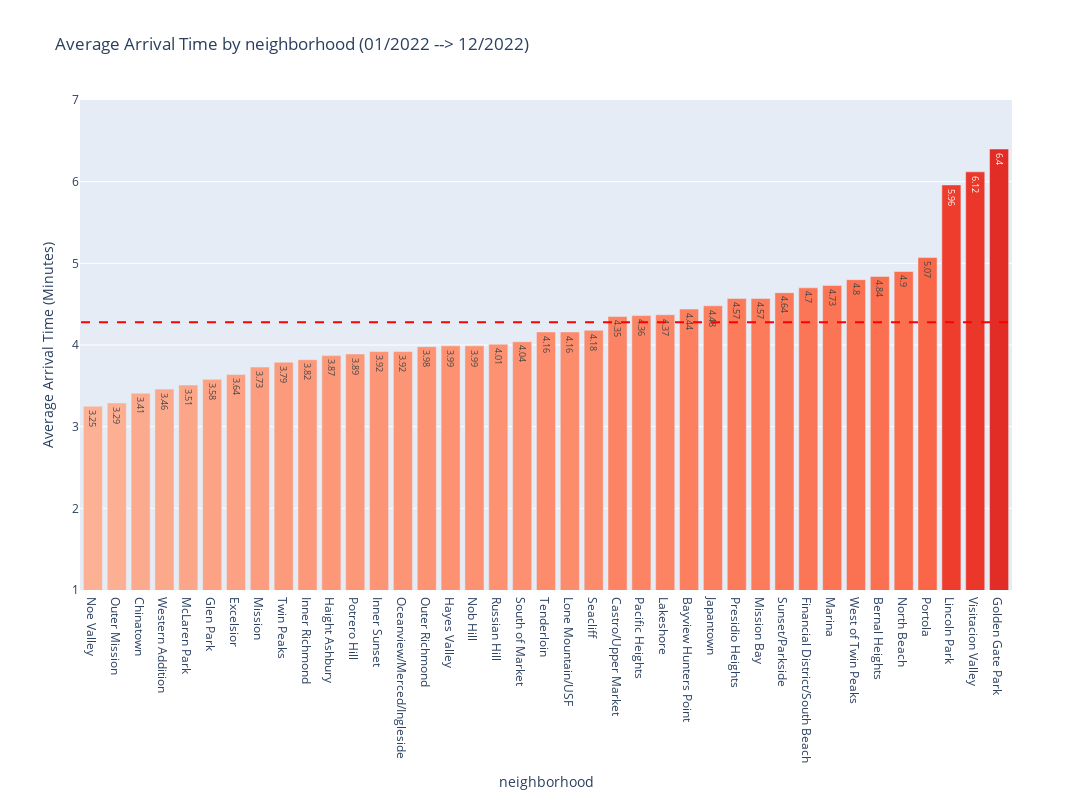

Here is the notebook cell this chart was saved with:
### Markdown cell above
* Below we have a bar chart plot which shows the average arrival time in the different neighbourhoods. From this plot, we can see that the highest average arrival time is in the neighborhoods: Golden Gate Park, Visitacion Valley and Lincoln Park.

### Code cell
# Author-
# Ali Dadayev 
# Filter for the year 2022


df['Arrive time_minutes'] = (df['Arrival DtTm'] - df['Alarm DtTm'])

average_arrival_time = df['Arrive time_minutes'].mean()

df['Arrive time_minutes'] = ((df['Arrival DtTm'] - df['Alarm DtTm']).dt.total_seconds() / 60.0).round(2)


avg_arrival_time_by_neighborhood = df.groupby('neighborhood_district')['Arrive time_minutes'].mean().round(2)


# we taje the date that match the map from Salim Part 
df = df[(df['Incident Date'] >= '2022-12-01') &
            (df['Incident Date'] <= '2022-12-31')]

# we just incloud the primry situation that are showing on the map 
df = df[df['focuse_Situation_by_number'].isin(['111', '700', '113','150'])]

# Convert to minutes and add a new column
df['Arrive time_minutes'] = ((df['Arrival DtTm'] - df['Alarm DtTm']).dt.total_seconds() / 60.0).round(2)


avg_arrival_time_by_battalion = df.groupby('neighborhood_district')['Arrive time_minutes'].mean().round(2).reset_index()
avg_arrival_time_by_battalion = avg_arrival_time_by_battalion.sort_values('Arrive time_minutes')
mean_arrival_time = avg_arrival_time_by_battalion['Arrive time_minutes'].mean()
# Create a bar chart with color gradient
data = [go.Bar(
            x=avg_arrival_time_by_battalion['neighborhood_district'],
            y=avg_arrival_time_by_battalion['Arrive time_minutes'],
            marker=dict(color=avg_arrival_time_by_battalion['Arrive time_minutes'],
                        colorscale='Reds',
                        cmin=1,   # set the minimum color value
                        cmax=9,   # set the maximum color value
                        reversescale=False
                        ),
            text=avg_arrival_time_by_battalion['Arrive time_minutes'],
            textposition='auto'
        )]



# Set layout options
layout = go.Layout(
    title='Average Arrival Time by neighborhood (01/2022 --> 12/2022)',
    xaxis=dict(title='neighborhood'),
    yaxis=dict(title='Average Arrival Time (Minutes)', range=[1, 7]),
    hovermode='closest',
    width=1300,
    height=800,
    
    shapes=[dict(type='line', x0=-0.5, y0=mean_arrival_time, x1=len(avg_arrival_time_by_battalion)-0.5, y1=mean_arrival_time,
                line=dict(color='red', width=2, dash='dash'))]
)

# Create the figure and save to an HTML file
fig = go.Figure(data=data, layout=layout )
#pyo.plot(fig, filename='plot_for_neighborhood.html')



# Display the plot in the notebook
pyo.iplot(fig)

### Figure 1 — Plotly figure (JSON) as saved in the notebook; plotly's stock layout.template omitted (floating-point values rounded to 4 significant figures)
{"data": [{"marker": {"cmax": 9, "cmin": 1, "color": [3.25, 3.29, 3.41, 3.46, 3.51, 3.58, 3.64, 3.73, 3.79, 3.82, 3.87, 3.89, 3.92, 3.92, 3.98, 3.99, 3.99, 4.01, 4.04, 4.16, 4.16, 4.18, 4.35, 4.36, 4.37, 4.44, 4.48, 4.57, 4.57, 4.64, 4.7, 4.73, 4.8, 4.84, 4.9, 5.07, 5.96, 6.12, 6.4], "colorscale": [[0, "rgb(255,245,240)"], [0.125, "rgb(254,224,210)"], [0.25, "rgb(252,187,161)"], [0.375, "rgb(252,146,114)"], [0.5, "rgb(251,106,74)"], [0.625, "rgb(239,59,44)"], [0.75, "rgb(203,24,29)"], [0.875, "rgb(165,15,21)"], [1, "rgb(103,0,13)"]], "reversescale": false}, "text": [3.25, 3.29, 3.41, 3.46, 3.51, 3.58, 3.64, 3.73, 3.79, 3.82, 3.87, 3.89, 3.92, 3.92, 3.98, 3.99, 3.99, 4.01, 4.04, 4.16, 4.16, 4.18, 4.35, 4.36, 4.37, 4.44, 4.48, 4.57, 4.57, 4.64, 4.7, 4.73, 4.8, 4.84, 4.9, 5.07, 5.96, 6.12, 6.4], "textposition": "auto", "type": "bar", "x": ["Noe Valley", "Outer Mission", "Chinatown", "Western Addition", "McLaren Park", "Glen Park", "Excelsior", "Mission", "Twin Peaks", "Inner Richmond", "Haight Ashbury", "Potrero Hill", "Inner Sunset", "Oceanview/Merced/Ingleside", "Outer Richmond", "Hayes Valley", "Nob Hill", "Russian Hill", "South of Market", "Tenderloin", "Lone Mountain/USF", "Seacliff", "Castro/Upper Market", "Pacific Heights", "Lakeshore", "Bayview Hunters Point", "Japantown", "Presidio Heights", "Mission Bay", "Sunset/Parkside", "Financial District/South Beach", "Marina", "West of Twin Peaks", "Bernal Heights", "North Beach", "Portola", "Lincoln Park", "Visitacion Valley", "Golden Gate Park"], "y": [3.25, 3.29, 3.41, 3.46, 3.51, 3.58, 3.64, 3.73, 3.79, 3.82, 3.87, 3.89, 3.92, 3.92, 3.98, 3.99, 3.99, 4.01, 4.04, 4.16, 4.16, 4.18, 4.35, 4.36, 4.37, 4.44, 4.48, 4.57, 4.57, 4.64, 4.7, 4.73, 4.8, 4.84, 4.9, 5.07, 5.96, 6.12, 6.4]}], "layout": {"height": 800, "hovermode": "closest", "shapes": [{"line": {"color": "red", "dash": "dash", "width": 2}, "type": "line", "x0": -0.5, "x1": 38.5, "y0": 4.279, "y1": 4.279}], "title": {"text": "Average Arrival Time by neighborhood (01/2022 --> 12/2022)"}, "width": 1300, "xaxis": {"title": {"text": "neighborhood"}}, "yaxis": {"range": [1, 7], "title": {"text": "Average Arrival Time (Minutes)"}}}}
